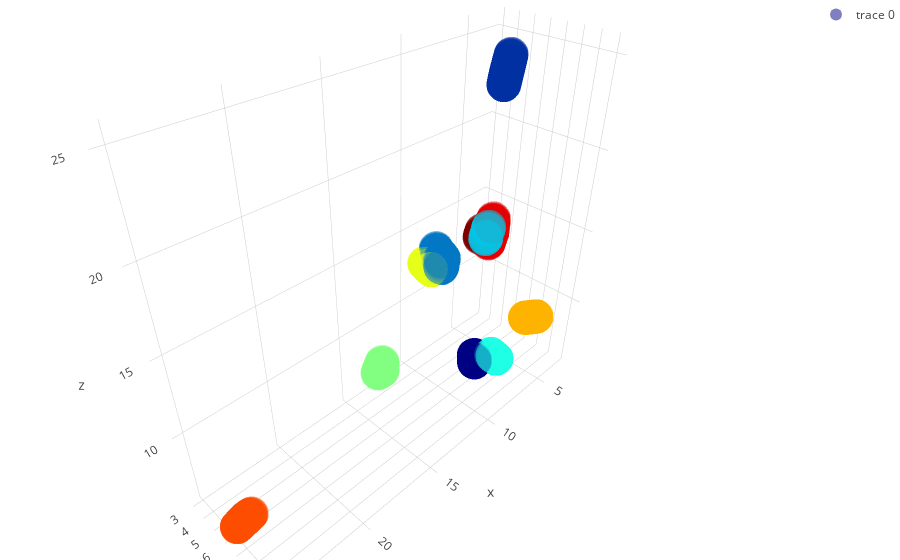

Notebook code for this chart:
### Code cell
x = result['lattice_vector_1_ang'].values
y = result['lattice_vector_2_ang'].values
z = result['lattice_vector_3_ang'].values


trace1 = go.Scatter3d(
    x=x,
    y=y,
    z=z,
    mode='markers',
    marker=dict(
        size=12,
        color=labels_both,                # set color to an array/list of desired values
        colorscale='Jet',   # choose a colorscale
        opacity=0.5
    )
)

data = [trace1]
layout = go.Layout(
    showlegend=True,
    margin=dict(
        l=0,
        r=0,
        b=0,
        t=0
    )
)
fig = go.Figure(data=data, layout=layout)
iplot(fig)

### Figure 1 — Plotly figure (JSON) as saved in the notebook; plotly's stock layout.template omitted (floating-point values rounded to 4 significant figures; data arrays with more than 128 entries replaced by an {"elided": "..."} marker saying what was removed)
{"data": [{"marker": {"color": {"elided": "3000 int values"}, "colorscale": "Jet", "opacity": 0.5, "size": 12}, "mode": "markers", "type": "scatter3d", "x": {"elided": "3000 float values"}, "y": {"elided": "3000 float values"}, "z": {"elided": "3000 float values"}}], "layout": {"margin": {"b": 0, "l": 0, "r": 0, "t": 0}, "showlegend": true}}
